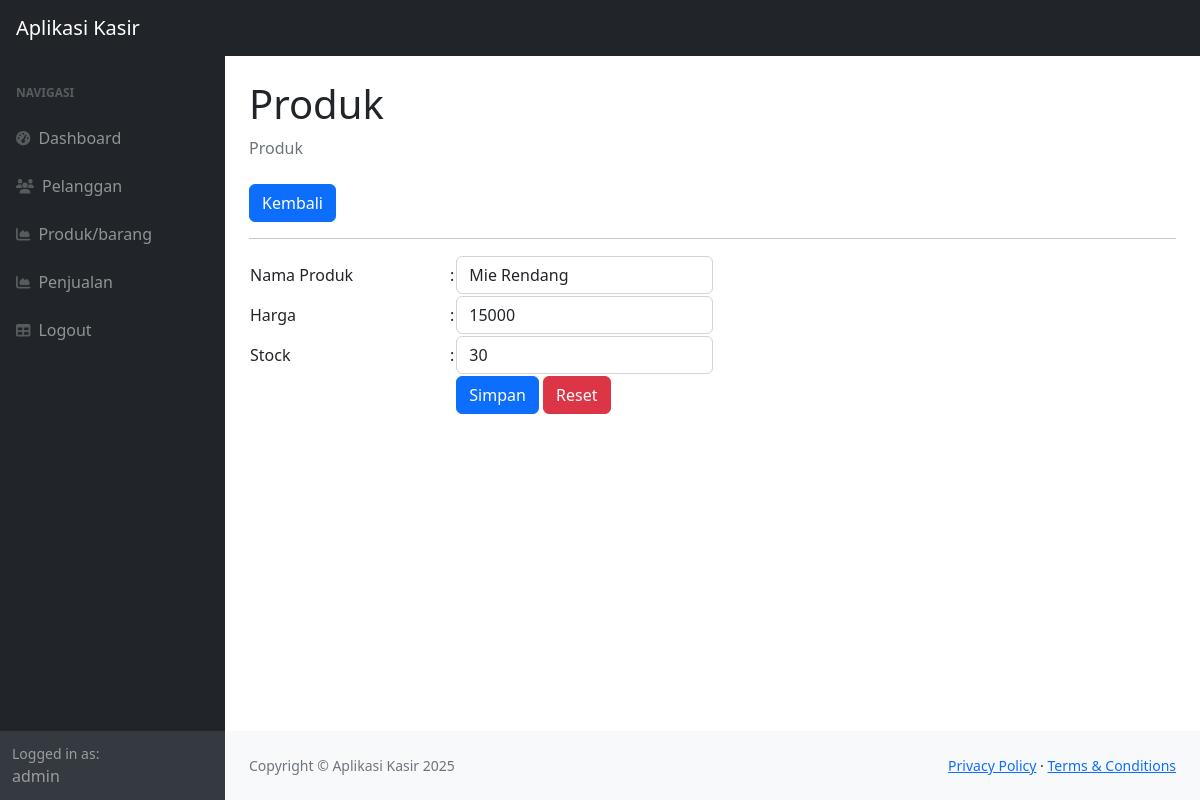
/index.php?page=produk_ubah&&id=1 (signed in), run on the app's committed database.
### tables this page shows
CREATE TABLE `produk` (
  `id_produk` int(11) NOT NULL,
  `nama_produk` varchar(255) NOT NULL,
  `harga` int(11) NOT NULL,
  `stock` int(11) NOT NULL
);

### produk_ubah.php (the view, shortened to what this page needs)
<?php
$id = $_GET['id'];
$query = mysqli_query($koneksi, "SELECT * FROM produk WHERE id_produk=$id");
$data = mysqli_fetch_array($query);
?>
<div class="container-fluid px-4">
    <h1 class="mt-4">Produk</h1>
    <ol class="breadcrumb mb-4">
        <li class="breadcrumb-item active">Produk</li>
    </ol>
    <a href="?page=produk" class="btn btn-primary">Kembali</a>
    <hr>
    <form method="post">
        <table>
            <tr>
                <td width="200">Nama Produk</td>
                <td width="1">:</td>
                <td><input class="form-control" value="<?= $data['nama_produk']; ?>" type="text" name="nama_produk">
                </td>
            </tr>
            <tr>
                <td>Harga</td>
                <td>:</td>
                <td>
                    <input class="form-control" value="<?= $data['harga']; ?>" type="number" step="0" name="harga">
                </td>
            </tr>
            <tr>
                <td>Stock</td>
                <td>:</td>
                <td>
                    <input class="form-control" value="<?= $data['stock']; ?>" type="number" step="0" name="stock">
                </td>
            </tr>
            <tr>
                <td></td>
                <td></td>
                <td>
                    <button type="submit" class="btn btn-primary">Simpan</button>
                    <button type="reset" class="btn btn-danger">Reset</button>
                </td>
            </tr>
        </table>
    </form>
</div>

### data on the page
produk: nama_produk "Mie Rendang", harga "15000", stock "30"

### other printed values
$_SESSION['user']['nama'] "admin"
